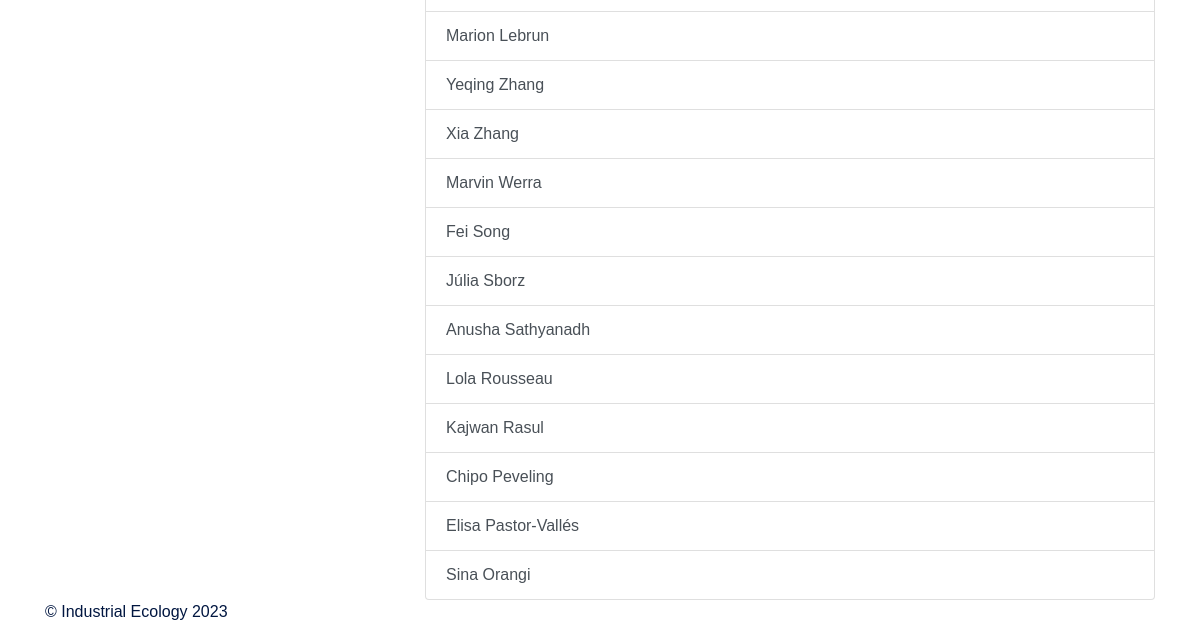
Before: /persons (lower part) with the older database file.
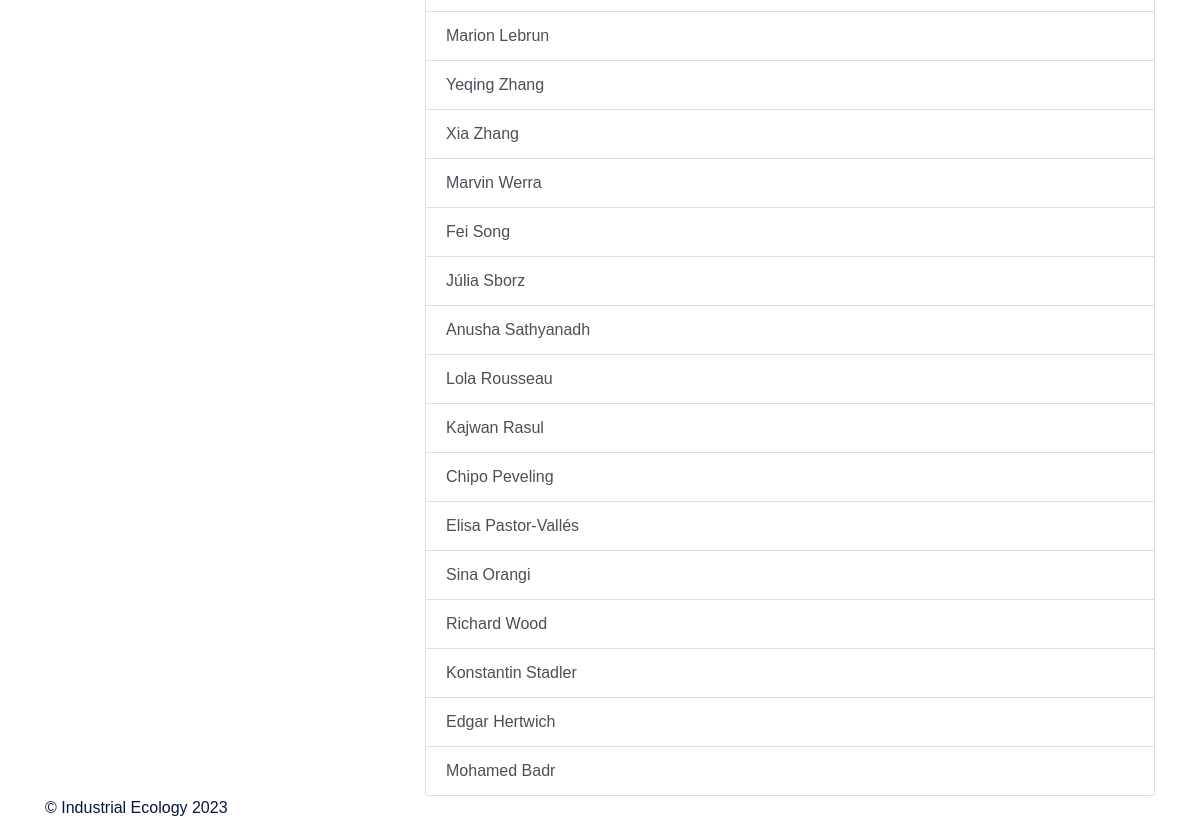
After: the same page with the newer database file.
### app_indecol/models.py (models this page shows)
class Person(models.Model):
    first_name = models.CharField(
        unique=False,
        null=False,
        blank=False,
        max_length=50
    )
    middle_name = models.CharField(
        unique=False,
        null=True,
        blank=True,
        max_length=50
    )
    last_name = models.CharField(
        unique=False,
        null=False,
        blank=False,
        max_length=50
    )
    start_date= models.DateField(
        null = False,
        blank=False
    )
    end_date= models.DateField(
        null=True,
        blank = True
    )
    role = models.CharField(choices = role_choices,
                            max_length=50)
    def __str__(self):
        return self.first_name + ' ' + self.last_name

### app_indecol/views.py (the view)
# urls.py: path('persons', views.persons, name = 'persons'),
def persons(request):
    all_persons= models.Person.objects.all()
    return render(request,'persons.html',{'persons': all_persons})

### app_indecol/templates/persons.html (shortened to what this page needs)
{% extends 'base.html' %}
{%block content%}
<ul class = "list-group">
{%for person in persons%}
    <a class = "list-group-item list-group-item-action" href = " {% url 'person_details' person.id %}">
        {{person}}
    </a>
{%endfor%}
</ul>
{%endblock content%}

Changed rows visible on the page:
added Person: first_name+last_name "Richard Wood"
added Person: first_name+last_name "Konstantin Stadler"
added Person: first_name+last_name "Edgar Hertwich"
added Person: first_name+last_name "Mohamed Badr"
